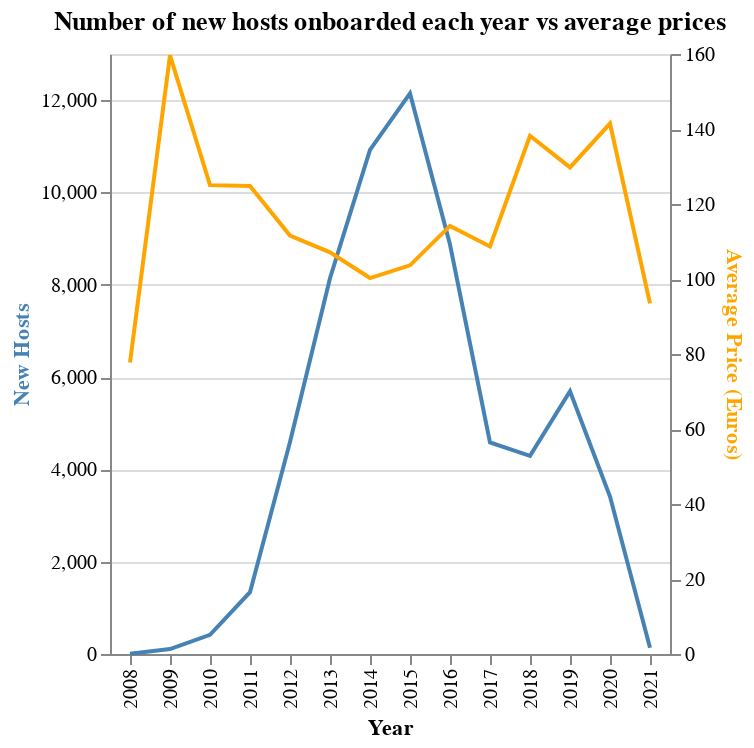

Source (notebook cell):
### Markdown cell above
3) Create two line charts: one of the count of new hosts over time, and one of average price, make sure to set the y-axis limit to 0, add a title, and change axis labels as needed.

**Challenge**: Create a dual axis line chart that contains both new hosts and average price over time.

### Code cell
base = (
    alt.Chart(
        paris_listings_over_time.collect(),
        title="Number of new hosts onboarded each year vs average prices"
    ).mark_bar()
    .encode(
        x=alt.X("year:O", title="Year")
    )
)

new_hosts_line = base.mark_line(color="steelblue").encode(
    y=alt.Y(
        "new_hosts:Q",
        title="New Hosts",
        axis=alt.Axis(titleColor="steelblue")
    )
)

avg_price_line = base.mark_line(color="orange").encode(
    y=alt.Y(
        "avg_price:Q",
        title="Average Price (Euros)",
        axis=alt.Axis(titleColor="orange")
    )
)

alt.layer(
    new_hosts_line,
    avg_price_line
).resolve_scale(
    y="independent"
)

### Figure 1 — Vega-Lite specification as saved in the notebook (floating-point values rounded to 4 significant figures)
{"config": {"view": {"continuousWidth": 300, "continuousHeight": 300}}, "layer": [{"mark": {"type": "line", "color": "steelblue"}, "encoding": {"x": {"field": "year", "title": "Year", "type": "ordinal"}, "y": {"axis": {"titleColor": "steelblue"}, "field": "new_hosts", "title": "New Hosts", "type": "quantitative"}}, "title": "Number of new hosts onboarded each year vs average prices"}, {"mark": {"type": "line", "color": "orange"}, "encoding": {"x": {"field": "year", "title": "Year", "type": "ordinal"}, "y": {"axis": {"titleColor": "orange"}, "field": "avg_price", "title": "Average Price (Euros)", "type": "quantitative"}}, "title": "Number of new hosts onboarded each year vs average prices"}], "data": {"name": "data-e1ae5cfa19384596f8ddb5e0494ff7e4"}, "resolve": {"scale": {"y": "independent"}}, "$schema": "https://vega.github.io/schema/vega-lite/v6.1.0.json", "datasets": {"data-e1ae5cfa19384596f8ddb5e0494ff7e4": [{"year": 2008, "new_hosts": 4, "avg_price": 77.75}, {"year": 2009, "new_hosts": 106, "avg_price": 159.6}, {"year": 2010, "new_hosts": 416, "avg_price": 125.0}, {"year": 2011, "new_hosts": 1339, "avg_price": 124.8}, {"year": 2012, "new_hosts": 4592, "avg_price": 111.6}, {"year": 2013, "new_hosts": 8142, "avg_price": 107.1}, {"year": 2014, "new_hosts": 10922, "avg_price": 100.3}, {"year": 2015, "new_hosts": 12147, "avg_price": 103.6}, {"year": 2016, "new_hosts": 8871, "avg_price": 114.2}, {"year": 2017, "new_hosts": 4585, "avg_price": 108.7}, {"year": 2018, "new_hosts": 4294, "avg_price": 138.2}, {"year": 2019, "new_hosts": 5694, "avg_price": 129.8}, {"year": 2020, "new_hosts": 3412, "avg_price": 141.5}, {"year": 2021, "new_hosts": 133, "avg_price": 93.49}]}}
